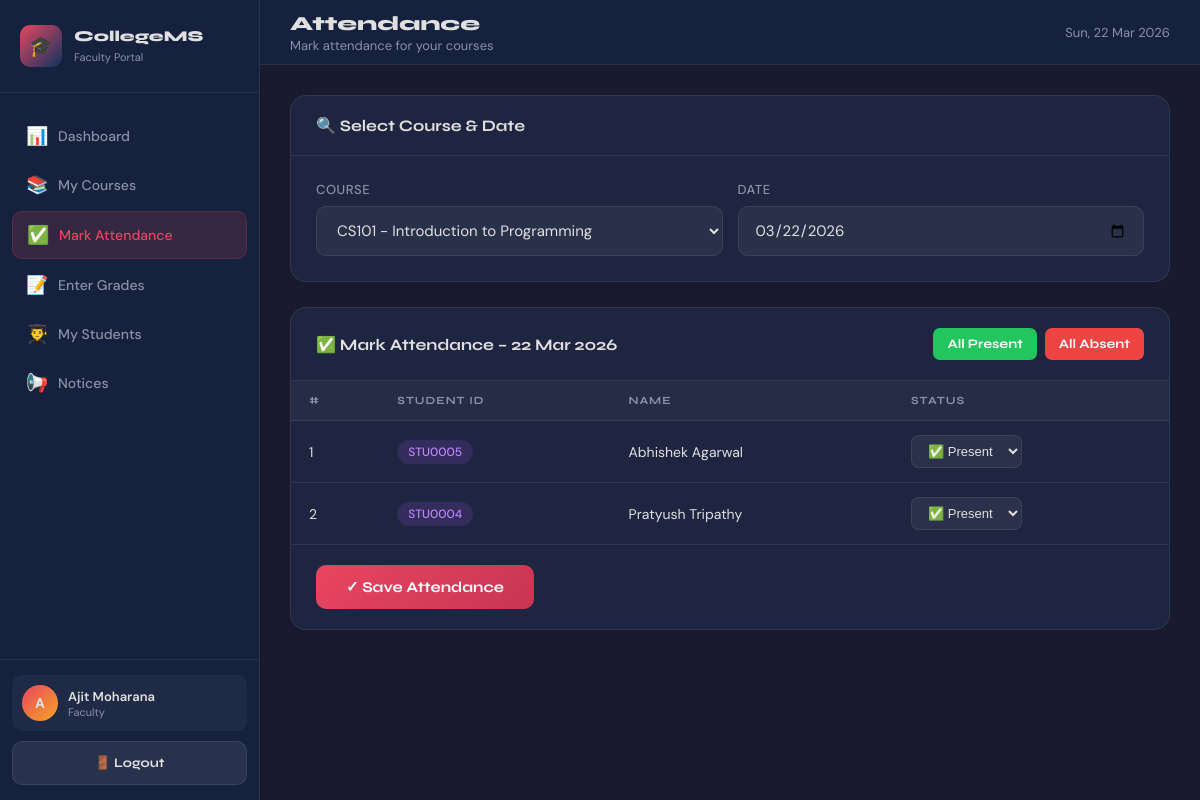
Screenshot of /faculty/attendance.php?course_id=1 (signed in) with the database file from the repository.
### tables this page shows
CREATE TABLE students (
  id INT AUTO_INCREMENT PRIMARY KEY,
  user_id INT NULL,
  student_id VARCHAR(20) NOT NULL UNIQUE,
  name VARCHAR(100) NOT NULL,
  email VARCHAR(100) NOT NULL UNIQUE,
  phone VARCHAR(20),
  dob DATE,
  gender ENUM('Male','Female','Other'),
  address TEXT,
  department_id INT NULL,
  semester INT NOT NULL DEFAULT 1,
  admission_year YEAR,
  status ENUM('Active','Inactive','Graduated') NOT NULL DEFAULT 'Active',
  photo VARCHAR(255),
  created_at TIMESTAMP DEFAULT CURRENT_TIMESTAMP,
  CONSTRAINT fk_students_user FOREIGN KEY (user_id) REFERENCES users(id) ON DELETE SET NULL,
  CONSTRAINT fk_students_dept FOREIGN KEY (department_id) REFERENCES departments(id) ON DELETE SET NULL,
  INDEX idx_students_dept (department_id),
  INDEX idx_students_status (status)
);

### includes/auth.php (called while the page is built, shortened)
<?php
function e($value): string {
    return htmlspecialchars((string)$value, ENT_QUOTES, 'UTF-8');
}
?>

### faculty/attendance.php (the view, shortened to what this page needs)
<?php
require_once '../includes/db.php';
require_once '../includes/auth.php';
$user_id = (int)($_SESSION['user_id'] ?? 0);
$stmt = mysqli_prepare($conn, "SELECT id FROM faculty WHERE user_id=? LIMIT 1");
mysqli_stmt_bind_param($stmt, "i", $user_id);
mysqli_stmt_execute($stmt);
$faculty = mysqli_fetch_assoc(mysqli_stmt_get_result($stmt));
$faculty_pk = (int)$faculty['id'];
$stmt = mysqli_prepare($conn, "SELECT id, course_code, course_name FROM courses WHERE faculty_id=? ORDER BY course_code");
mysqli_stmt_bind_param($stmt, "i", $faculty_pk);
mysqli_stmt_execute($stmt);
$crs = mysqli_stmt_get_result($stmt);
$courses_arr = [];
while ($c = mysqli_fetch_assoc($crs)) $courses_arr[] = $c;
$selected_course = (int)($_GET['course_id'] ?? 0);
$selected_date   = (string)($_GET['date'] ?? date('Y-m-d'));
$students_list = [];
if ($selected_course > 0) {
    $stmt = mysqli_prepare($conn, "SELECT id FROM courses WHERE id=? AND faculty_id=? LIMIT 1");
    mysqli_stmt_bind_param($stmt, "ii", $selected_course, $faculty_pk);
    mysqli_stmt_execute($stmt);
    $ok = mysqli_fetch_assoc(mysqli_stmt_get_result($stmt));
    if ($ok) {
        $stmt = mysqli_prepare($conn, "
            SELECT s.id, s.student_id, s.name,
                   COALESCE(a.status, 'Not Marked') AS att_status
            FROM enrollments e
            JOIN students s ON e.student_id = s.id
            LEFT JOIN attendance a
                ON a.student_id = s.id AND a.course_id = ? AND a.date = ?
            WHERE e.course_id = ? AND s.status='Active'
            ORDER BY s.name
        ");
        mysqli_stmt_bind_param($stmt, "isi", $selected_course, $selected_date, $selected_course);
        mysqli_stmt_execute($stmt);
        $rs = mysqli_stmt_get_result($stmt);
        while ($r = mysqli_fetch_assoc($rs)) $students_list[] = $r;
    } else {
        $selected_course = 0;
    }
}
?>
<!DOCTYPE html>
<html lang="en">
<head>
  <link rel="stylesheet" href="../css/style.css">
</head>
<body>
<div class="dashboard-layout">
  <aside class="sidebar" id="sidebar">
    <div class="sidebar-header"><div class="logo-icon">🎓</div><div><h3>CollegeMS</h3><span>Faculty Portal</span></div></div>
    <nav class="sidebar-nav">
      <a href="dashboard.php"  class="nav-link"><span class="nav-icon">📊</span> Dashboard</a>
      <a href="my_courses.php" class="nav-link"><span class="nav-icon">📚</span> My Courses</a>
      <a href="attendance.php" class="nav-link active"><span class="nav-icon">✅</span> Mark Attendance</a>
      <a href="grades.php"     class="nav-link"><span class="nav-icon">📝</span> Enter Grades</a>
      <a href="students.php"   class="nav-link"><span class="nav-icon">👨‍🎓</span> My Students</a>
      <a href="notices.php"    class="nav-link"><span class="nav-icon">📢</span> Notices</a>
    </nav>
    <div class="sidebar-footer">
      <div class="user-info">
        <div class="user-avatar"><?= e(strtoupper(substr($_SESSION['user_name'] ?? 'F', 0, 1))) ?></div>
        <div><div class="user-name"><?= e($_SESSION['user_name'] ?? 'Faculty') ?></div><div class="user-role">Faculty</div></div>
      </div>
      <a href="logout.php" class="btn btn-secondary" style="width:100%; font-size:13px;">🚪 Logout</a>
    </div>
  </aside>
  <div class="main-content">
    <header class="topbar">
      <div style="display:flex; align-items:center; gap:15px;">
        <div class="topbar-title"><h1>Attendance</h1><p>Mark attendance for your courses</p></div>
      </div>
      <div class="topbar-right"><div style="font-size:13px; color:var(--text-muted)"><?= date('D, d M Y') ?></div></div>
    </header>
    <div class="page-content">
      <div class="card" style="margin-bottom:25px;">
        <div class="card-header"><h3>🔍 Select Course & Date</h3></div>
        <div class="card-body">
          <form method="GET" style="display:flex; gap:15px; flex-wrap:wrap; align-items:flex-end;">
            <div class="form-group" style="margin:0; flex:1; min-width:220px;">
              <label>Course</label>
              <select name="course_id" onchange="this.form.submit()">
                <?php foreach ($courses_arr as $c): ?>
                <option value="<?= (int)$c['id'] ?>" <?= $selected_course === (int)$c['id'] ? 'selected' : '' ?>>
                  <?= e($c['course_code'].' - '.$c['course_name']) ?>
                </option>
                <?php endforeach; ?>
              </select>
            </div>
            <div class="form-group" style="margin:0; flex:1; min-width:160px;">
              <label>Date</label>
              <input type="date" name="date" value="<?= e($selected_date) ?>" onchange="this.form.submit()">
            </div>
          </form>
        </div>
      </div>
      <?php if ($selected_course && $students_list): ?>
      <div class="card">
        <div class="card-header">
          <h3>✅ Mark Attendance – <?= date('d M Y', strtotime($selected_date)) ?></h3>
          <div style="display:flex; gap:8px;">
            <button type="button" onclick="setAll('Present')" class="btn btn-success btn-sm">All Present</button>
            <button type="button" onclick="setAll('Absent')" class="btn btn-danger btn-sm">All Absent</button>
          </div>
        </div>
        <form method="POST">
          <div class="table-responsive">
            <table>
              <thead><tr><th>#</th><th>Student ID</th><th>Name</th><th>Status</th></tr></thead>
              <tbody>
              <?php $i=1; foreach ($students_list as $s): ?>
                <tr>
                  <td><?= $i++ ?></td>
                  <td><span class="chip chip-purple"><?= e($s['student_id']) ?></span></td>
                  <td><?= e($s['name']) ?></td>
                  <td>
                    <select name="status[<?= (int)$s['id'] ?>]" class="att-select"
                      style="background:rgba(255,255,255,0.06); border:1px solid var(--border); border-radius:8px; padding:7px 12px; color:var(--text); font-size:13px;">
                      <option value="Present" <?= $s['att_status']==='Present' ? 'selected':'' ?>>✅ Present</option>
                    </select>
                  </td>
                </tr>
              <?php endforeach; ?>
              </tbody>
            </table>
          </div>
          <div style="padding:20px 25px; border-top:1px solid var(--border);">
            <button type="submit" name="mark_attendance" class="btn btn-primary" style="width:auto; padding:13px 30px;">
              ✓ Save Attendance
            </button>
          </div>
        </form>
      </div>
      <?php elseif ($selected_course): ?>
        <div class="card"><div class="card-body" style="color:var(--text-muted);">No enrolled students found for this course.</div></div>
      <?php endif; ?>
    </div>
  </div>
</div>
</body>
</html>

### rows the page displays
students: student "STU0005", name "Abhishek Agarwal", id "✅ Present"
students: student "STU0004", name "Pratyush Tripathy", id "✅ Present"

### other values shown
substr($_SESSION['user_name'] ?? 'F', 0, 1) "A"
$_SESSION['user_name'] "Ajit Moharana"
date('d M Y', strtotime($selected_date)) "22 Mar 2026"
form field course_id "CS101 - Introduction to Programming"
